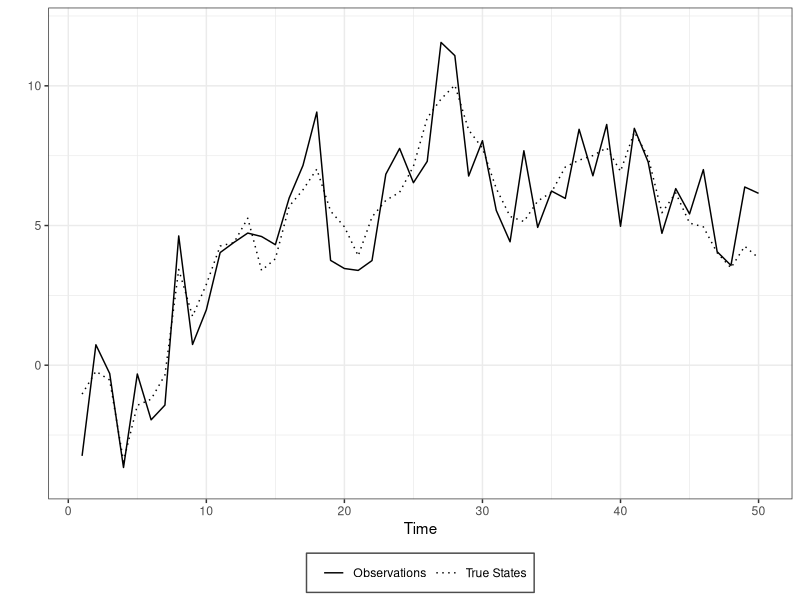
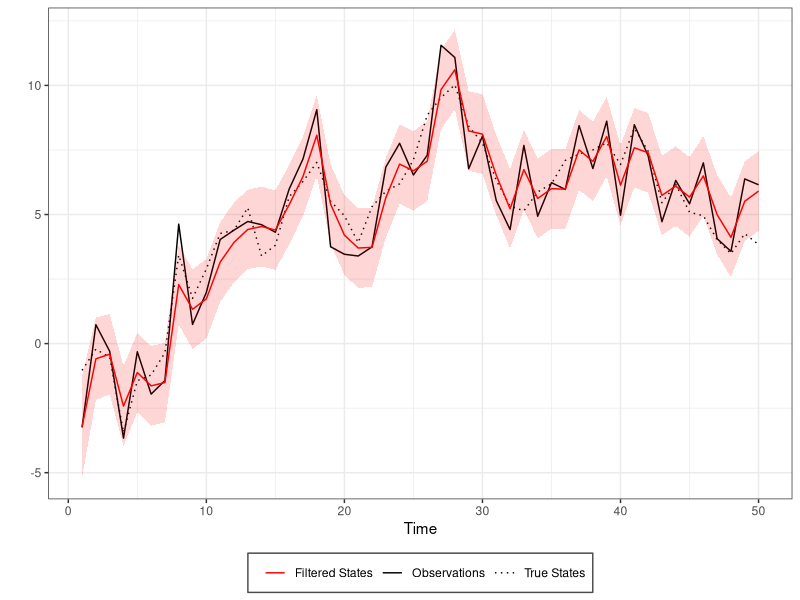
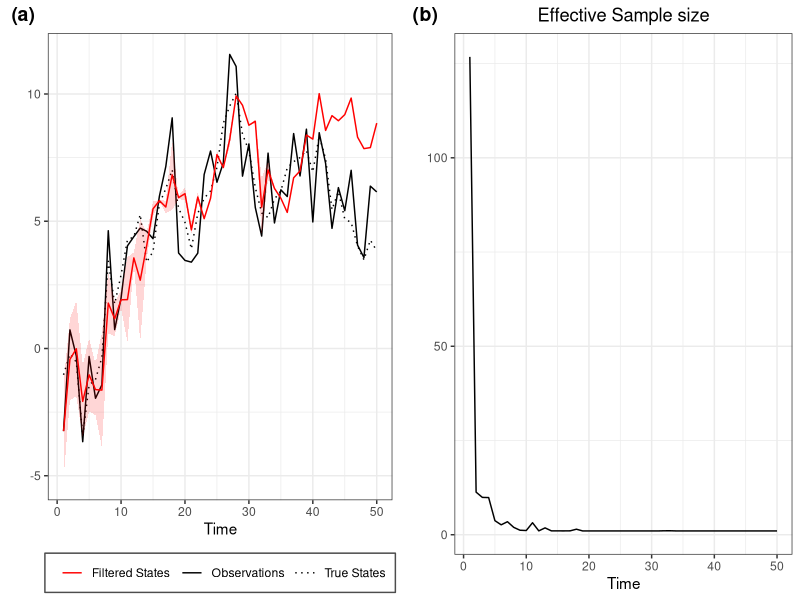
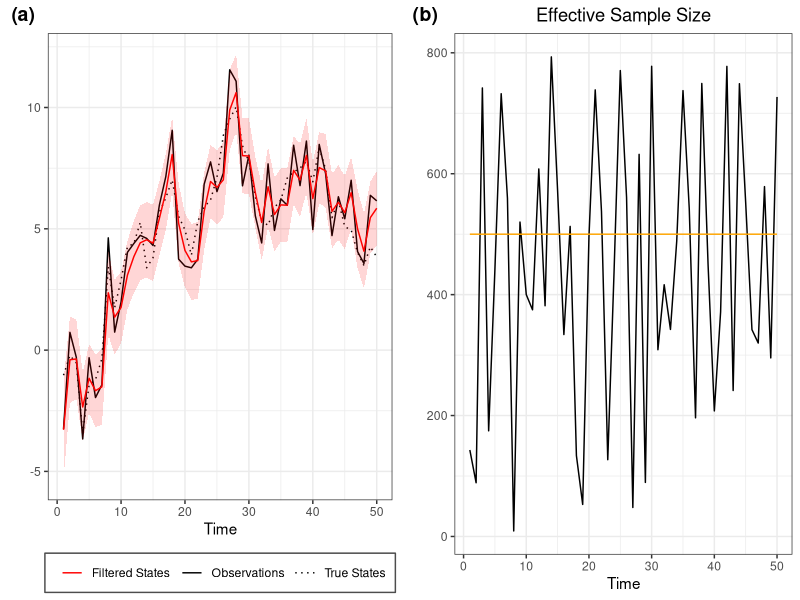
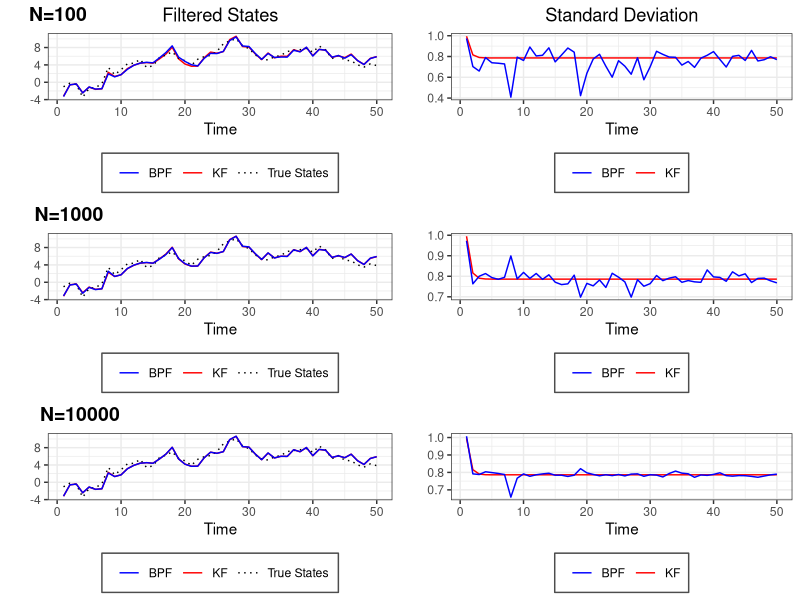
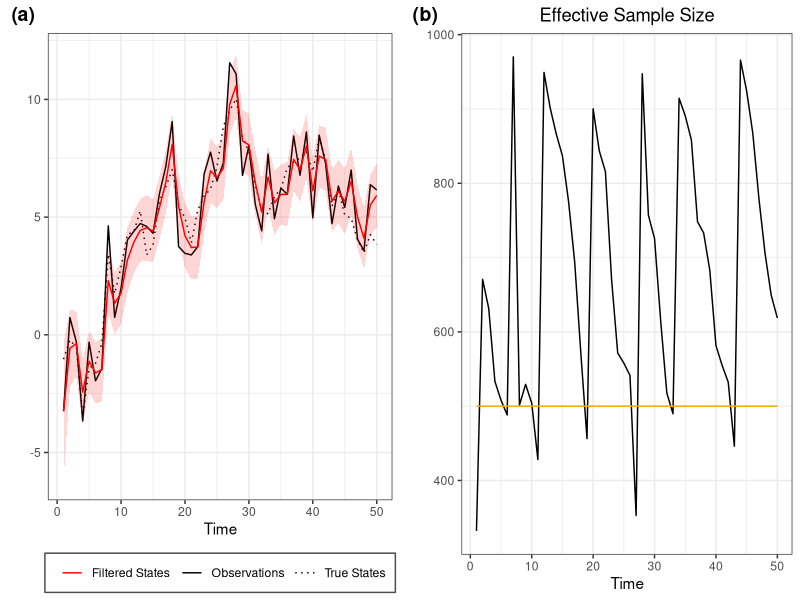
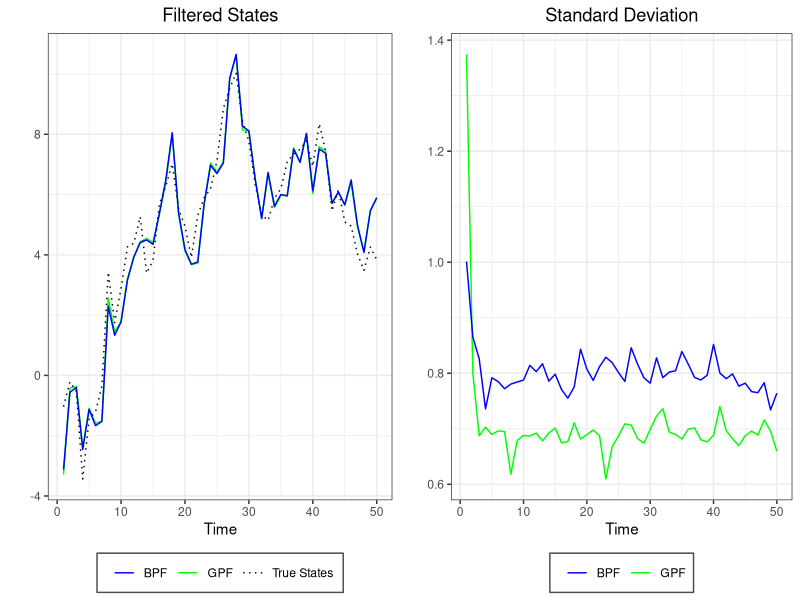
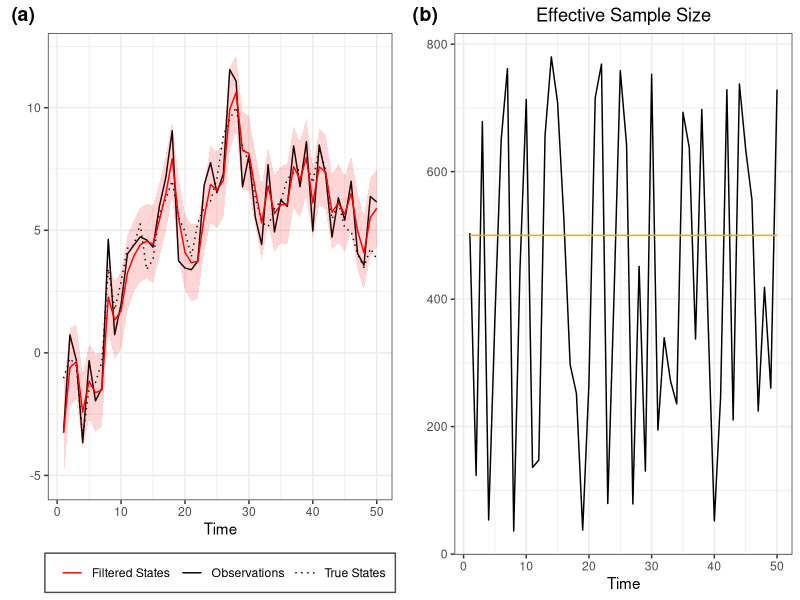

Source code (R) for these figures, in order:
## ---- chunk 1
knitr::opts_chunk$set(echo = TRUE)
knitr::opts_chunk$set(fig.pos = '')
knitr::opts_chunk$set(out.extra='')
## ---- chunk 2
Sys.setlocale("LC_TIME", "English")
## ---- chunk 3
library(ggplot2)
library(ggpubr)
library(kableExtra)
## ---- chunk 4
#Quantiles functions
#-------------------
q025=function(x){quantile(x,0.025)}
q975=function(x){quantile(x,0.975)}


#Calcolo intevalli di credibilità
#--------------------------------
Coverage<-function(fun){
  
  Filt<-Filtervalues(fun)
  mean<-Filt$mean
  sd<-Filt$sd
  vec<-NULL
  for(t in 1:length(mean)){
  if(mean[t]-1.96*sd[t]<truex[t] & truex[t]<mean[t]+1.96*sd[t]){vec[t]<-1}else{vec[t]<-0}
  }
  return(mean(vec))
}

#RMSE
#----
RMSE<-function(x,xhat){sqrt(mean((x - xhat)^2))}
## ---- chunk 5

set.seed(1991)
dlm.sim = function(n,sigma,tau,x0){
  x    = rep(0,n)  #state process
  y    = rep(0,n)  #obs process
  x[1] = rnorm(1,x0,tau)
  y[1] = rnorm(1,x[1],sigma)
  for (t in 2:n){
    x[t] = rnorm(1,x[t-1],tau)
    y[t] = rnorm(1,x[t],sigma)
  }
  return(list(x=x,y=y))
}

n=50
tau2=1
sigma2=1
sigma=sqrt(sigma2)
tau=sqrt(tau2)
x0=0

sim<-dlm.sim(n,sigma,tau,x0)
y<-sim$y
x<-sim$x
truex<-x

timeframe<-c(1:length(y))
df<-data.frame(timeframe,y,x)

ggplot(df,aes(x=timeframe))+
  geom_line(aes(y=y, linetype="Observations"))+
  geom_line(aes(y=x, linetype="True States"))+
  coord_cartesian(ylim = c(-4, +12)) +
  scale_linetype_manual(name="",
                      values=c("Observations" = 1,
                               "True States" = 3))+
  labs(x="Time",
       y="")+
  #ggtitle("States and Observations")+
  theme_bw()+
  theme(legend.direction = "horizontal", legend.position = "bottom", legend.key = element_blank(), 
        legend.background = element_rect(fill = "white", colour = "gray30")) +
  theme(plot.title = element_text(hjust = 0.5))
## ---- chunk 6
DLM<-function(data,sig2,tau2,m0,C0){
  n  = length(data)
  m  = rep(0,n)
  C  = rep(0,n)
  for (t in 1:n){
    if (t==1){
      a = m0
      R = C0 + tau2
    }else{
      a = m[t-1]
      R = C[t-1] + tau2
    }
    A = R/(R+sig2)
    m[t] = (1-A)*a + A*y[t]
    C[t] = A*sig2
  }
  return(list(m=m,C=C))
}
## ---- chunk 7
#Kalman Filter
#-------------
m0=0
C0=100
filtval<-DLM(y,sigma2,tau2,m0,C0)
m<-filtval$m
C<-filtval$C
Low = m + qnorm(0.025)*sqrt(C)
Up = m + qnorm(0.975)*sqrt(C)

#Put everything in a data frate (for ggplot)
timeframe<-c(1:length(y))
DLM.df<-data.frame(timeframe,y,x,m,C,Low,Up)

#Plots (observetions in black and filtered states in red)
ggplot(DLM.df,aes(x=timeframe))+
  geom_line(aes(y=y, col="Observations", linetype="Observations"))+
  geom_line(aes(y=x, col="True States", linetype="True States"))+
  geom_line(aes(y=m, col="Filtered States", linetype="Filtered States"))+
  geom_ribbon(aes(ymin = Low, ymax = Up),
              fill="red",alpha=0.16) +
    scale_color_manual("",
                      values=c("Observations" = "black",
                               "True States" = "black",
                               "Filtered States"= "red"))+
  scale_linetype_manual("",
                      values=c("Observations" = 1,
                               "True States" = 3,
                               "Filtered States"=1))+
  labs(x="Time",
       y="")+
  #ggtitle("Kalman Filter")+
  theme_bw()+
    theme(legend.direction = "horizontal", legend.position = "bottom", legend.key = element_blank(), 
        legend.background = element_rect(fill = "white", colour = "gray30")) +
  theme(plot.title = element_text(hjust = 0.5))
## ---- chunk 8
SISfun<-function(data,N,m0,C0,tau,sigma){
  xs<-NULL
  ws<-NULL
  ess<-NULL
  x  = rnorm(N,m0,sqrt(C0))
  w  = rep(1/N,N)
  for(t in 1:length(data)){
    x    = rnorm(N,x,tau)                   #sample from N(x_{t-1},tau)
    w    = w*dnorm(data[t],x,sigma)         #update weight
    xs = rbind(xs,x)
    ws = rbind(ws,w)
    
    wnorm= w/sum(w)                         #normalized weight
    ESS  = 1/sum(wnorm^2)                   #effective sample size
    
    ess =rbind(ess,ESS)
  }
  
  return(list(xs=xs,ws=ws,ess=ess))
}
## ---- chunk 9
N=1000
sis<-SISfun(y,N,m0,C0,tau,sigma)
sisxs<-sis$xs
sisws<-sis$ws
sisess<-sis$ess
sis.data<-data.frame(df,sisxs,sisws,sisess)

ESS.SIS<-ggplot(sis.data,aes(x=timeframe))+
  geom_line(aes(y=sisess))+
    labs(x="Time",
       y="")+
  ggtitle("Effective Sample size")+
  theme_bw()+
  theme(plot.title = element_text(hjust = 0.5))
## ---- chunk 10
Filtervalues<-function(fun){
  xhat<-sapply(1:n,function(i)
    weighted.mean(fun$xs[i,],fun$ws[i,]))
  sdhat<-sapply(1:n,function(i)
    sqrt(weighted.mean((fun$xs[i,]-xhat[i])^2,fun$ws[i,])))
  
  return(list(mean=xhat,sd=sdhat))
  
}

Filtplot<-function(dataframe,fun,title){

Filt<-Filtervalues(fun)
mean<-Filt$mean
sd<-Filt$sd
dataframe<-data.frame(dataframe,mean,sd)
  
ggplot(dataframe,aes(x=timeframe))+
  geom_line(aes(y=y, col="Observations", linetype="Observations"))+
  geom_line(aes(y=x, col="True States", linetype="True States"))+
  geom_line(aes(y=mean, col="Filtered States", linetype="Filtered States"))+
  geom_ribbon(aes(ymin = mean-1.96*sd, ymax = mean+1.96*sd),
              fill="red",alpha=0.16) +
    scale_color_manual("",
                      values=c("Observations" = "black",
                               "True States" = "black",
                               "Filtered States"= "red"))+
  scale_linetype_manual("",
                      values=c("Observations" = 1,
                               "True States" = 3,
                               "Filtered States"=1))+
  labs(x="Time",
       y="")+
  ggtitle(title)+
  theme_bw()+
    theme(legend.direction = "horizontal", legend.position = "bottom", legend.key = element_blank(), 
        legend.background = element_rect(fill = "white", colour = "gray30")) +
  theme(plot.title = element_text(hjust = 0.5))
}

PlotSIS<-Filtplot(df,sis,title="")

ggarrange(PlotSIS,ESS.SIS,labels=c("(a)","(b)"))
## ---- chunk 11
PFfun<-function(data,N,m0,C0,tau,sigma,r){
  if(missing(r)){r=2}else{}
  xs<-NULL
  ws<-NULL
  ess<-NULL
  x  = rnorm(N,m0,sqrt(C0))
  w  = rep(1/N,N)
   
  for(t in 1:length(data)){
    
    x<-rnorm(N,x,tau)
    w1<-w*dnorm(data[t],x,sigma)
    
    w = w1/sum(w1)
    ESS  = 1/sum(w^2)
    
    if(ESS<(N/r)){
      index<-sample(N,size=N,replace=T,prob=w)
      x<-x[index]
      w<-rep(1/N,N)
    }else{}
    
    xs = rbind(xs,x)
    ws = rbind(ws,w)
    ess =rbind(ess,ESS)
  }
  return(list(xs=xs,ws=ws,ess=ess))
}
## ---- chunk 12
N=1000

pf<-PFfun(y,N,m0,C0,tau,sigma)

ESSplot<-function(dataframe,fun,threshold){
if(missing(threshold)){threshold=T}else{}
xs<-fun$xs
ws<-fun$ws
ess<-fun$ess
dt<-data.frame(dataframe,xs,ws,ess)

ggplot(dt,aes(x=timeframe))+
  geom_line(aes(y=ess))+
  geom_line(aes(y=500),col="orange")+
  labs(x="Time",
       y="")+
  ggtitle("Effective Sample Size")+
  theme_bw()+
  theme(plot.title = element_text(hjust = 0.5))
}
ESS.PF<-ESSplot(df,pf)

## ---- chunk 13
FILT.PF <- Filtplot(df,pf,"")
ggarrange(FILT.PF,ESS.PF,labels=c("(a)","(b)"))
## ---- chunk 14
truex<-x
estimatedx<-matrix(NA,ncol=4,nrow=6)
colnames(estimatedx)<-c("N","Threshold","KF","BPF")
estimatedx[,1]<-c(100,1000,10000,1000,1000,1000)
estimatedx[,2]<-c(0.5,0.5,0.5,0.5,0.25,0.1)


i=1
for(N in c(100,1000,10000)){

DLM1<-DLM(y,sigma2,tau2,m0,C0)
pf1<-PFfun(y,N,m0,C0,tau,sigma)

estimatedx[i,3]<-RMSE(truex,DLM1$m)
estimatedx[i,4]<-RMSE(truex,Filtervalues(pf1)$mean)
i=i+1

}

i=4
for(k in c(2,5,10)){
  N=1000
DLM2<-DLM(y,sigma2,tau2,m0,C0)
pf2<-PFfun(y,N,m0,C0,tau,sigma,r=k)

estimatedx[i,3]<-RMSE(truex,DLM2$m)
estimatedx[i,4]<-RMSE(truex,Filtervalues(pf2)$mean)
i=i+1


}



## ---- chunk 15
kbl(estimatedx[1:3,], align="c", longtable = T, booktabs = T, caption="Root Mean Square Errors",digits=3)
## ---- chunk 16
N1=100
N2=1000
N3=10000


Combined<-data.frame(DLM.df,df)
pf1<-PFfun(y,N1,m0,C0,tau,sigma)
pf2<-PFfun(y,N2,m0,C0,tau,sigma)
pf3<-PFfun(y,N3,m0,C0,tau,sigma)


Compareplot<-function(dataframe,fun,title){

Filt<-Filtervalues(fun)
mean<-Filt$mean
sd<-Filt$sd
dataframe<-data.frame(dataframe,mean,sd)

ggplot(dataframe,aes(x=timeframe))+
  geom_line(aes(y=m, col="KF", linetype="KF"))+
  geom_line(aes(y=x, col="True States", linetype="True States"))+
  geom_line(aes(y=mean, col="BPF", linetype="BPF"))+
  #geom_ribbon(aes(ymin = mean-1.96*sd, ymax = mean+1.96*sd),
   #           fill="red",alpha=0.16) +
    scale_color_manual("",
                      values=c("KF" = "red",
                               "True States" = "black",
                               "BPF"= "blue"))+
  scale_linetype_manual("",
                      values=c("KF" = 1,
                               "True States" = 3,
                               "BPF"=1))+
  labs(x="Time",
       y="")+
  ggtitle(title)+
  theme_bw()+
    theme(legend.direction = "horizontal", legend.position = "bottom", legend.key = element_blank(), 
        legend.background = element_rect(fill = "white", colour = "gray30")) +
  theme(plot.title = element_text(hjust = 0.5))
}

p1<-Compareplot(Combined,pf1,"Filtered States")
p2<-Compareplot(Combined,pf2,"")
p3<-Compareplot(Combined,pf3,"")


CompareVarplot<-function(dataframe,fun,title){

Filt<-Filtervalues(fun)
mean<-Filt$mean
sd<-Filt$sd
dataframe<-data.frame(dataframe,mean,sd)

ggplot(dataframe,aes(x=timeframe))+
geom_line(aes(y=sqrt(C), col="KF"))+
geom_line(aes(y=sd,col="BPF"))+
  scale_color_manual("",
                      values=c("KF" = "red",
                               "BPF"= "blue"))+
  labs(x="Time",
       y="")+
  ggtitle(title)+
  theme_bw()+
    theme(legend.direction = "horizontal", legend.position = "bottom", legend.key = element_blank(), 
        legend.background = element_rect(fill = "white", colour = "gray30"))+
  theme(plot.title = element_text(hjust = 0.5))

}


c1<-CompareVarplot(Combined,pf1,"Standard Deviation")
c2<-CompareVarplot(Combined,pf2,"")
c3<-CompareVarplot(Combined,pf3,"")

ggarrange(p1,c1,p2,c2,p3,c3,nrow=3,ncol=2,labels=c("N=100","","N=1000","","N=10000",""))
## ---- chunk 17
GPFfun<-function(data,N,m0,C0,tau,sigma,r){
  if(missing(r)){r=2}else{}
  xs<-NULL
  ws<-NULL
  ess<-NULL
  x  = rnorm(N,m0,sqrt(C0))
  importancesd<-sqrt(tau - tau^2 /(tau + sigma))
  predsd <- sqrt(sigma+tau)
  w  = rep(1/N,N)
  
  for(t in 1:length(data)){
    
    means<-x+(tau/(tau+sigma))*(data[t]-x)
    x<-rnorm(N,means,importancesd)
    w1<-w*dnorm(data[t],x,predsd)
    
    w = w1/sum(w1)
    ESS  = 1/sum(w^2)
    
    if(ESS<(N/r)){
      index<-sample(N,size=N,replace=T,prob=w)
      x<-x[index]
      w<-rep(1/N,N)
    }else{}
    
    xs = rbind(xs,x)
    ws = rbind(ws,w)
    ess =rbind(ess,ESS)
  }
  return(list(xs=xs,ws=ws,ess=ess))
}
## ---- chunk 18
gpf<-GPFfun(y,N,m0,C0,tau,sigma)
ESS.GPF<-ESSplot(df,gpf)
## ---- chunk 19
FILT.GPF<-Filtplot(df,gpf,"")
ggarrange(FILT.GPF,ESS.GPF,labels=c("(a)","(b)"))
## ---- chunk 20
truex<-x
estimatedx<-matrix(NA,ncol=4,nrow=3)
colnames(estimatedx)<-c("N","Threshold","BPF","GPF")
estimatedx[,1]<-c(1000,1000,1000)
estimatedx[,2]<-c(0.5,0.25,0.1)


i=1
for(k in c(2,5,10)){
  N=1000

pf2<-PFfun(y,N,m0,C0,tau,sigma,r=k)
gpf2<-GPFfun(y,N,m0,C0,tau,sigma,r=k)

estimatedx[i,3]<-RMSE(truex,Filtervalues(pf2)$mean)
estimatedx[i,4]<-RMSE(truex,Filtervalues(gpf2)$mean)
i=i+1


}



## ---- chunk 21
kbl(estimatedx[,], align="c", longtable = T, booktabs = T, caption="Root Mean Square Errors",digits=3)
## ---- chunk 22
N2=1000


pf2<-PFfun(y,N2,m0,C0,tau,sigma)
gpf2<-GPFfun(y,N2,m0,C0,tau,sigma)



Comparetwofunplot<-function(dataframe,fun1,fun2,title){

Filt1<-Filtervalues(fun1)
mean1<-Filt1$mean
sd1<-Filt1$sd
dataframe<-data.frame(dataframe,mean1,sd1)

Filt2<-Filtervalues(fun2)
mean2<-Filt2$mean
sd2<-Filt2$sd
dataframe<-data.frame(dataframe,mean2,sd2)

ggplot(dataframe,aes(x=timeframe))+
  geom_line(aes(y=mean1, col="GPF", linetype="GPF"))+
  geom_line(aes(y=x, col="True States", linetype="True States"))+
  geom_line(aes(y=mean2, col="BPF", linetype="BPF"))+
  #geom_ribbon(aes(ymin = mean-1.96*sd, ymax = mean+1.96*sd),
   #           fill="red",alpha=0.16) +
    scale_color_manual("",
                      values=c("GPF" = "green",
                               "True States" = "black",
                               "BPF"= "blue"))+
  scale_linetype_manual("",
                      values=c("GPF" = 1,
                               "True States" = 3,
                               "BPF"=1))+
  labs(x="Time",
       y="")+
  ggtitle(title)+
  theme_bw()+
    theme(legend.direction = "horizontal", legend.position = "bottom", legend.key = element_blank(), 
        legend.background = element_rect(fill = "white", colour = "gray30")) +
  theme(plot.title = element_text(hjust = 0.5))
}


p2<-Comparetwofunplot(df,pf2,gpf2,"Filtered States")



ComparetwoVarplot<-function(dataframe,fun1,fun2,title){

Filt1<-Filtervalues(fun1)
mean1<-Filt1$mean
sd1<-Filt1$sd
dataframe<-data.frame(dataframe,mean1,sd1)

Filt2<-Filtervalues(fun2)
mean2<-Filt2$mean
sd2<-Filt2$sd
dataframe<-data.frame(dataframe,mean2,sd2)

ggplot(dataframe,aes(x=timeframe))+
geom_line(aes(y=sd2, col="GPF"))+
geom_line(aes(y=sd1,col="BPF"))+
  scale_color_manual("",
                      values=c("GPF" = "green",
                               "BPF"= "blue"))+
  labs(x="Time",
       y="")+
  ggtitle(title)+
  theme_bw()+
    theme(legend.direction = "horizontal", legend.position = "bottom", legend.key = element_blank(), 
        legend.background = element_rect(fill = "white", colour = "gray30"))+
  theme(plot.title = element_text(hjust = 0.5))

}


c2<-ComparetwoVarplot(Combined,pf2,gpf2,"Standard Deviation")


ggarrange(p2,c2)
## ---- chunk 23
APFfun<-function(data,N,m0,C0,tau,sigma,r){
  if(missing(r)){r=2}else{}
  xs<-NULL
  ws<-NULL
  ess<-NULL
  x  = rnorm(N,m0,sqrt(C0))
  w  = rep(1/N,N)
  
  for(t in 1:length(data)){
    
    weight = w*dnorm(data[t],x,sigma)
    k   = sample(1:N,size=N,replace=TRUE,prob=weight)
    x1   = rnorm(N,x[k],tau)
    lw  = dnorm(data[t],x1,sigma,log=TRUE)-dnorm(data[t],x[k],sigma,log=TRUE)
    w   = exp(lw)
    w   = w/sum(w)
    ESS  = 1/sum(w^2)
    
    if(ESS<(N/r)){
      index<-sample(N,size=N,replace=T,prob=w)
      x1<-x1[index]
      w<-rep(1/N,N)
    }else{}
    
    x <- x1
    xs = rbind(xs,x)
    ws = rbind(ws,w)
    ess =rbind(ess,ESS)
    
  }
  return(list(xs=xs,ws=ws,ess=ess))
}
## ---- chunk 24
apf<-APFfun(y,N,m0,C0,tau,sigma)
ESS.APF<-ESSplot(df,apf)
## ---- chunk 25
FILT.APF<-Filtplot(df,apf,"")
ggarrange(FILT.APF,ESS.APF,labels=c("(a)","(b)"))
## ---- chunk 26
N2=1000


pf2<-PFfun(y,N2,m0,C0,tau,sigma)
apf2<-APFfun(y,N2,m0,C0,tau,sigma)



Comparetwofunplot<-function(dataframe,fun1,fun2,title){

Filt1<-Filtervalues(fun1)
mean1<-Filt1$mean
sd1<-Filt1$sd
dataframe<-data.frame(dataframe,mean1,sd1)

Filt2<-Filtervalues(fun2)
mean2<-Filt2$mean
sd2<-Filt2$sd
dataframe<-data.frame(dataframe,mean2,sd2)

ggplot(dataframe,aes(x=timeframe))+
  geom_line(aes(y=mean1, col="APF", linetype="APF"))+
  geom_line(aes(y=x, col="True States", linetype="True States"))+
  geom_line(aes(y=mean2, col="BPF", linetype="BPF"))+
  #geom_ribbon(aes(ymin = mean-1.96*sd, ymax = mean+1.96*sd),
   #           fill="red",alpha=0.16) +
    scale_color_manual("",
                      values=c("APF" = "orange",
                               "True States" = "black",
                               "BPF"= "blue"))+
  scale_linetype_manual("",
                      values=c("APF" = 1,
                               "True States" = 3,
                               "BPF"=1))+
  labs(x="Time",
       y="")+
  ggtitle(title)+
  theme_bw()+
    theme(legend.direction = "horizontal", legend.position = "bottom", legend.key = element_blank(), 
        legend.background = element_rect(fill = "white", colour = "gray30")) +
  theme(plot.title = element_text(hjust = 0.5))
}


p2<-Comparetwofunplot(df,pf2,apf2,"Filtered States")



ComparetwoVarplot<-function(dataframe,fun1,fun2,title){

Filt1<-Filtervalues(fun1)
mean1<-Filt1$mean
sd1<-Filt1$sd
dataframe<-data.frame(dataframe,mean1,sd1)

Filt2<-Filtervalues(fun2)
mean2<-Filt2$mean
sd2<-Filt2$sd
dataframe<-data.frame(dataframe,mean2,sd2)

ggplot(dataframe,aes(x=timeframe))+
geom_line(aes(y=sd2, col="APF"))+
geom_line(aes(y=sd1,col="BPF"))+
  scale_color_manual("",
                      values=c("APF" = "orange",
                               "BPF"= "blue"))+
  labs(x="Time",
       y="")+
  ggtitle(title)+
  theme_bw()+
    theme(legend.direction = "horizontal", legend.position = "bottom", legend.key = element_blank(), 
        legend.background = element_rect(fill = "white", colour = "gray30"))+
  theme(plot.title = element_text(hjust = 0.5))

}


c2<-ComparetwoVarplot(Combined,pf2,apf2,"Standard Deviation")


ggarrange(p2,c2)
## ---- chunk 27
truex<-x
estimatedx<-matrix(NA,ncol=4,nrow=3)
colnames(estimatedx)<-c("N","Threshold","BPF","APF")
estimatedx[,1]<-c(1000,1000,1000)
estimatedx[,2]<-c(0.5,0.25,0.1)


i=1
for(k in c(2,5,10)){
  N=1000

pf2<-PFfun(y,N,m0,C0,tau,sigma,r=k)
apf2<-APFfun(y,N,m0,C0,tau,sigma,r=k)

estimatedx[i,3]<-RMSE(truex,Filtervalues(pf2)$mean)
estimatedx[i,4]<-RMSE(truex,Filtervalues(apf2)$mean)
i=i+1


}
## ---- chunk 28
kbl(estimatedx[,], align="c", longtable = T, booktabs = T, caption="Root Mean Square Errors",digits=3)
## ---- chunk 29
APFoptfun<-function(data,N,m0,C0,tau,sigma,r){
  if(missing(r)){r=2}else{}
  xs<-NULL
  ws<-NULL
  ess<-NULL
  x  = rnorm(N,m0,sqrt(C0))
  importancesd<-sqrt(tau - tau^2 /(tau + sigma))
  predsd <- sqrt(sigma+tau)
  w  = rep(1/N,N)
  
  for(t in 1:length(data)){
    ESS  = 1/sum(w^2)
    
    if(ESS<(N/r)){
    weight = w*dnorm(data[t],x,predsd)
    k   = sample(1:N,size=N,replace=TRUE,prob=weight)
    }else{
    weight = rep(1/N,N)
    k   = sample(1:N,size=N,replace=TRUE,prob=weight)
    }
    
    means<-x[k]+(tau/(tau+sigma))*(data[t]-x[k])
    x1   = rnorm(N,means,importancesd)
    lw  = dnorm(data[t],x1,predsd,log=TRUE)-dnorm(data[t],x[k],predsd,log=TRUE)
    w   = exp(lw)
    w   = w/sum(w)
    x <- x1
   
    
    xs = rbind(xs,x)
    ws = rbind(ws,w)
    ess =rbind(ess,ESS)
    
  }
  return(list(xs=xs,ws=ws,ess=ess))
}
## ---- chunk 30
apfopt<-APFoptfun(y,N,m0,C0,tau,sigma)
ESS.APFopt<-ESSplot(df,apfopt)
## ---- chunk 31
FILT.APFopt<-Filtplot(df,apfopt,"")
ggarrange(FILT.APFopt,ESS.APFopt,labels=c("(a)","(b)"))
## ---- chunk 32
LWfun<-function(data,N,m0,C0,alphav,betav,alphaw,betaw,delta,unif,r){
  if(missing(r)){r=2}else{}
  xs     = rnorm(N,m0,sqrt(C0))
  if(unif==T){
  pars   = cbind(runif(N,0,10),runif(N,0,10))}else{}
  pars   = cbind(rgamma(N,shape=alphav,scale=betav),rgamma(N,shape=alphaw,scale=betaw))
  a      = (3*delta-1)/(2*delta)
  h2     = 1-a^2
  parss  = array(0,c(N,2,n))
  xss    = NULL
  ws     = NULL
  ess    = NULL
  w      = rep(1/N,N)
  for (t in 1:length(data)){
    meanV = weighted.mean(pars[,1],w)
    varV  = weighted.mean((pars[,1]-meanV)^2,w)
    meanW = weighted.mean(pars[,2],w)
    varW  = weighted.mean((pars[,2]-meanW)^2,w)
    
    muV = a*pars[,1]+(1-a)*meanV
    sigma2V = (1-a^2)*varV
    alphaV = muV^2/sigma2V
    betaV = muV/sigma2V
    
    muW = a*pars[,2]+(1-a)*meanW
    sigma2W = (1-a^2)*varW
    alphaW = muW^2/sigma2W
    betaW = muW/sigma2W
    
    weight      = w*dnorm(data[t],xs,sqrt(muV))
    k           = sample(1:N,size=N,replace=T,prob=weight)
    
    pars[,1]<-rgamma(N,shape=alphaV[k],rate=betaV[k])
    pars[,2]<-rgamma(N,shape=alphaW[k],rate=betaW[k])
    
    xsprevious<-xs[k]
    xs = rnorm(N,xs[k],sqrt(pars[,2]))
    
    w           = exp(dnorm( data[t],xs,sqrt(pars[,1]),log=T)-
                        dnorm( data[t],xsprevious,sqrt(muV[k]),log=T))
    w           = w/sum(w)
    ESS         = 1/sum(w^2)
    
    if(ESS<(N/r)){
      index<-sample(N,size=N,replace=T,prob=w)
      xs<-xs[index]
      pars<-pars[index,]
      w<-rep(1/N,N)
    }else{
      xs<-xs
      pars<-pars
    }
    
    
    xss         = rbind(xss,xs)
    parss[,,t]  = pars 
    ws          = rbind(ws,w)
    ess         = rbind(ess,ESS)
  }
  return(list(xss=xss,parss=parss,ws=ws,ess=ess))
}
